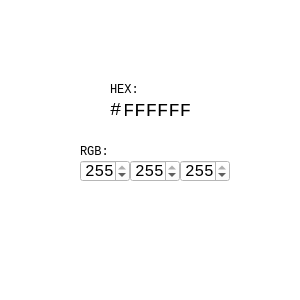
<?xml version="1.0" encoding="UTF-8"?>
<ui version="4.0">
 <class>MainWindow</class>
 <widget class="QMainWindow" name="MainWindow">
  <property name="geometry">
   <rect>
    <x>0</x>
    <y>0</y>
    <width>300</width>
    <height>300</height>
   </rect>
  </property>
  <property name="minimumSize">
   <size>
    <width>300</width>
    <height>300</height>
   </size>
  </property>
  <property name="maximumSize">
   <size>
    <width>300</width>
    <height>300</height>
   </size>
  </property>
  <property name="font">
   <font>
    <family>Arial</family>
    <pointsize>14</pointsize>
   </font>
  </property>
  <property name="windowTitle">
   <string>MainWindow</string>
  </property>
  <property name="styleSheet">
   <string notr="true">background-color: rgb(255, 255, 255);</string>
  </property>
  <widget class="QWidget" name="centralwidget">
   <widget class="QLineEdit" name="hex_in">
    <property name="geometry">
     <rect>
      <x>123</x>
      <y>100</y>
      <width>71</width>
      <height>20</height>
     </rect>
    </property>
    <property name="minimumSize">
     <size>
      <width>0</width>
      <height>0</height>
     </size>
    </property>
    <property name="font">
     <font>
      <family>Consolas</family>
      <pointsize>14</pointsize>
     </font>
    </property>
    <property name="styleSheet">
     <string notr="true">border: 0;
background-color: rgb(255, 255, 255);</string>
    </property>
    <property name="text">
     <string>FFFFFF</string>
    </property>
    <property name="maxLength">
     <number>6</number>
    </property>
   </widget>
   <widget class="QLabel" name="label">
    <property name="geometry">
     <rect>
      <x>110</x>
      <y>100</y>
      <width>15</width>
      <height>20</height>
     </rect>
    </property>
    <property name="font">
     <font>
      <family>Consolas</family>
      <pointsize>14</pointsize>
     </font>
    </property>
    <property name="styleSheet">
     <string notr="true">background-color: rgb(255, 255, 255);</string>
    </property>
    <property name="text">
     <string>#</string>
    </property>
   </widget>
   <widget class="QLabel" name="label_2">
    <property name="geometry">
     <rect>
      <x>110</x>
      <y>83</y>
      <width>47</width>
      <height>13</height>
     </rect>
    </property>
    <property name="font">
     <font>
      <family>Consolas</family>
     </font>
    </property>
    <property name="text">
     <string>HEX:</string>
    </property>
   </widget>
   <widget class="QLabel" name="label_3">
    <property name="geometry">
     <rect>
      <x>80</x>
      <y>145</y>
      <width>47</width>
      <height>13</height>
     </rect>
    </property>
    <property name="font">
     <font>
      <family>Consolas</family>
     </font>
    </property>
    <property name="text">
     <string>RGB:</string>
    </property>
   </widget>
   <widget class="QSpinBox" name="rgb_in_G">
    <property name="geometry">
     <rect>
      <x>130</x>
      <y>160</y>
      <width>50</width>
      <height>22</height>
     </rect>
    </property>
    <property name="font">
     <font>
      <family>Consolas</family>
      <pointsize>12</pointsize>
     </font>
    </property>
    <property name="styleSheet">
     <string notr="true">background-color: rgb(255, 255, 255);</string>
    </property>
    <property name="maximum">
     <number>255</number>
    </property>
    <property name="value">
     <number>255</number>
    </property>
   </widget>
   <widget class="QSpinBox" name="rgb_in_B">
    <property name="geometry">
     <rect>
      <x>180</x>
      <y>160</y>
      <width>50</width>
      <height>22</height>
     </rect>
    </property>
    <property name="font">
     <font>
      <family>Consolas</family>
      <pointsize>12</pointsize>
     </font>
    </property>
    <property name="styleSheet">
     <string notr="true">background-color: rgb(255, 255, 255);</string>
    </property>
    <property name="maximum">
     <number>255</number>
    </property>
    <property name="value">
     <number>255</number>
    </property>
   </widget>
   <widget class="QSpinBox" name="rgb_in_R">
    <property name="geometry">
     <rect>
      <x>80</x>
      <y>160</y>
      <width>50</width>
      <height>22</height>
     </rect>
    </property>
    <property name="font">
     <font>
      <family>Consolas</family>
      <pointsize>12</pointsize>
     </font>
    </property>
    <property name="styleSheet">
     <string notr="true">background-color: rgb(255, 255, 255);</string>
    </property>
    <property name="maximum">
     <number>255</number>
    </property>
    <property name="value">
     <number>255</number>
    </property>
   </widget>
  </widget>
 </widget>
 <resources/>
 <connections/>
</ui>
